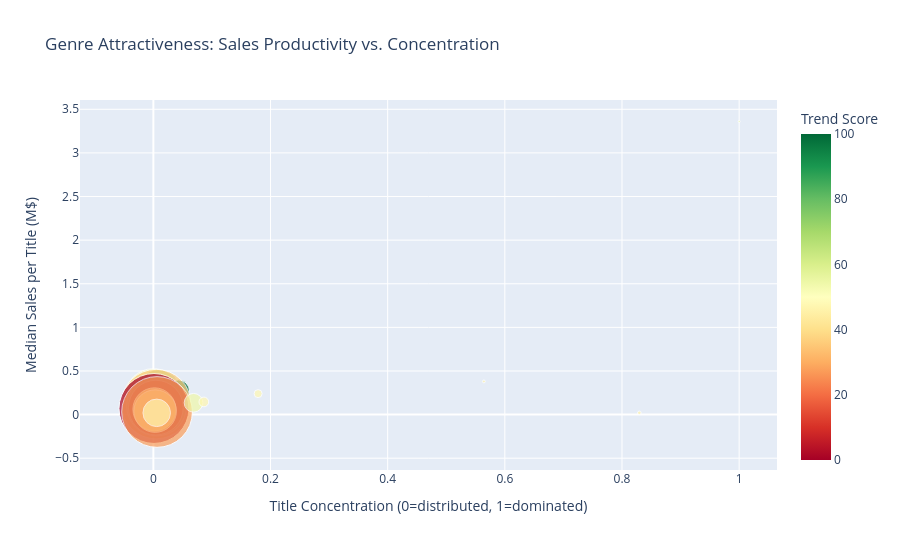

Notebook code cell kept with this figure:
### Markdown cell above
---
## Q2: Which Genre Represents the Strongest Market Opportunity?

### Genre Attractiveness Bubble Chart

Each genre is plotted with its sales productivity (y-axis), title-level concentration (x-axis), market trend (colour), and number of titles (bubble size). The ideal position is **top-left**: high sales, low concentration.

### Code cell
# Merge attractiveness with trend data
genre_combined = genre_attract.merge(market_trend[['genre', 'trend_score']], on='genre', how='left')
genre_combined['trend_score'] = genre_combined['trend_score'].fillna(50)

fig = px.scatter(
    genre_combined, x='concentration_norm', y='median_sales_per_title',
    size='title_count', color='trend_score',
    color_continuous_scale='RdYlGn',
    hover_name='genre',
    hover_data={'attractiveness_score': True, 'top10_share_pct': True},
    size_max=50,
    labels={
        'concentration_norm': 'Title Concentration (0=distributed, 1=dominated)',
        'median_sales_per_title': 'Median Sales per Title (M$)',
        'trend_score': 'Trend Score',
        'title_count': 'Title Count'
    },
    title='Genre Attractiveness: Sales Productivity vs. Concentration'
)
fig.update_layout(height=550)
fig.write_html(f'{FIGURES_DIR}/genre_attractiveness_bubble.html')
fig.show()

### Figure 1 — Plotly figure (JSON) as saved in the notebook; plotly's stock layout.template omitted (floating-point values rounded to 4 significant figures)
{"data": [{"customdata": [[60.0, 100.0], [43.89, 33.27], [43.23, 20.81], [42.78, 58.02], [42.28, 25.29], [42.16, 35.86], [41.61, 23.57], [41.44, 33.57], [41.21, 29.4], [40.9, 25.76], [40.86, 22.49], [40.65, 23.38], [40.24, 25.75], [39.93, 29.74], [39.77, 28.99], [39.32, 74.4], [38.8, 87.42], [36.8, 93.65], [23.9, 100.0], [6.82, 100.0]], "hovertemplate": "<b>%{hovertext}</b><br><br>Title Concentration (0=distributed, 1=dominated)=%{x}<br>Median Sales per Title (M$)=%{y}<br>Title Count=%{marker.size}<br>attractiveness_score=%{customdata[0]}<br>top10_share_pct=%{customdata[1]}<br>Trend Score=%{marker.color}<extra></extra>", "hovertext": ["Sandbox", "Shooter", "Sports", "Action-Adventure", "Racing", "Platform", "Action", "Fighting", "Role-Playing", "Simulation", "Misc", "Puzzle", "Strategy", "Adventure", "Visual Novel", "Music", "Party", "Mmo", "Education", "Board Game"], "legendgroup": "", "marker": {"color": [57.7, 98.26, 54.16, 100.0, 25.01, 45.87, 35.71, 37.65, 60.89, 22.09, 0.0, 38.05, 41.26, 27.54, 46.88, 54.19, 47.37, 47.77, 46.21, 46.44], "coloraxis": "coloraxis", "size": [1, 476, 761, 117, 382, 240, 1135, 313, 844, 701, 1146, 433, 423, 1171, 177, 82, 22, 15, 2, 3], "sizemode": "area", "sizeref": 0.4684, "symbol": "circle"}, "mode": "markers", "name": "", "orientation": "v", "showlegend": false, "type": "scatter", "x": [1.0, 0.0083, 0.0, 0.0427, 0.0037, 0.011, 0.0047, 0.0089, 0.0056, 0.0043, 0.001, 0.0018, 0.0031, 0.0063, 0.0057, 0.0686, 0.0862, 0.1788, 0.5642, 0.8296], "xaxis": "x", "y": [3.36, 0.255, 0.2, 0.27, 0.155, 0.165, 0.12, 0.12, 0.1, 0.08, 0.07, 0.06, 0.04, 0.03, 0.02, 0.135, 0.145, 0.24, 0.38, 0.02], "yaxis": "y"}], "layout": {"coloraxis": {"autocolorscale": false, "colorbar": {"title": {"text": "Trend Score"}}, "colorscale": [[0, "rgb(165,0,38)"], [0.1, "rgb(215,48,39)"], [0.2, "rgb(244,109,67)"], [0.3, "rgb(253,174,97)"], [0.4, "rgb(254,224,139)"], [0.5, "rgb(255,255,191)"], [0.6, "rgb(217,239,139)"], [0.7, "rgb(166,217,106)"], [0.8, "rgb(102,189,99)"], [0.9, "rgb(26,152,80)"], [1, "rgb(0,104,55)"]]}, "height": 550, "legend": {"itemsizing": "constant", "tracegroupgap": 0}, "title": {"text": "Genre Attractiveness: Sales Productivity vs. Concentration"}, "xaxis": {"anchor": "y", "domain": [0, 1], "title": {"text": "Title Concentration (0=distributed, 1=dominated)"}}, "yaxis": {"anchor": "x", "domain": [0, 1], "title": {"text": "Median Sales per Title (M$)"}}}}
